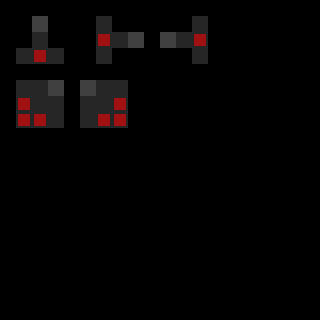

A 2D game scene composited from a Tiled map and its tileset images. What follows is a short description and the map's XML, with every tile layer's data as written:
An orthogonal 20x20 tile map with 16x16 px tiles, 3 tile layers (regions, input_set, output_temp_blocker).

<map version="1.0" orientation="orthogonal" renderorder="right-down" width="20" height="20" tilewidth="16" tileheight="16" nextobjectid="6">
 <properties>
  <property name="NoOverlappingRules" value="true" />
 </properties>
 <tileset firstgid="1" name="ruleset" tilewidth="16" tileheight="16" tilecount="60" columns="10">
  <image source="../tilesets/ruleset.png" width="160" height="96" />
 </tileset>
 <layer name="regions" width="20" height="20">
  <data encoding="csv">
0,0,0,0,0,0,0,0,0,0,0,0,0,0,0,0,0,0,0,0,
0,0,1,0,0,0,1,0,0,0,0,0,1,0,0,0,0,0,0,0,
0,0,1,0,0,0,1,1,1,0,1,1,1,0,0,0,0,0,0,0,
0,1,1,1,0,0,1,0,0,0,0,0,1,0,0,0,0,0,0,0,
0,0,0,0,0,0,0,0,0,0,0,0,0,0,0,0,0,0,0,0,
0,1,1,1,0,1,1,1,0,0,0,0,0,0,0,0,0,0,0,0,
0,1,1,1,0,1,1,1,0,0,0,0,0,0,0,0,0,0,0,0,
0,1,1,1,0,1,1,1,0,0,0,0,0,0,0,0,0,0,0,0,
0,0,0,0,0,0,0,0,0,0,0,0,0,0,0,0,0,0,0,0,
0,0,0,0,0,0,0,0,0,0,0,0,0,0,0,0,0,0,0,0,
0,0,0,0,0,0,0,0,0,0,0,0,0,0,0,0,0,0,0,0,
0,0,0,0,0,0,0,0,0,0,0,0,0,0,0,0,0,0,0,0,
0,0,0,0,0,0,0,0,0,0,0,0,0,0,0,0,0,0,0,0,
0,0,0,0,0,0,0,0,0,0,0,0,0,0,0,0,0,0,0,0,
0,0,0,0,0,0,0,0,0,0,0,0,0,0,0,0,0,0,0,0,
0,0,0,0,0,0,0,0,0,0,0,0,0,0,0,0,0,0,0,0,
0,0,0,0,0,0,0,0,0,0,0,0,0,0,0,0,0,0,0,0,
0,0,0,0,0,0,0,0,0,0,0,0,0,0,0,0,0,0,0,0,
0,0,0,0,0,0,0,0,0,0,0,0,0,0,0,0,0,0,0,0,
0,0,0,0,0,0,0,0,0,0,0,0,0,0,0,0,0,0,0,0
</data>
 </layer>
 <layer name="input_set" width="20" height="20">
  <data encoding="csv">
0,0,0,0,0,0,0,0,0,0,0,0,0,0,0,0,0,0,0,0,
0,0,4,0,0,0,12,0,0,0,0,0,12,0,0,0,0,0,0,0,
0,0,12,0,0,0,12,12,4,0,4,12,12,0,0,0,0,0,0,0,
0,12,12,12,0,0,12,0,0,0,0,0,12,0,0,0,0,0,0,0,
0,0,0,0,0,0,0,0,0,0,0,0,0,0,0,0,0,0,0,0,
0,12,12,4,0,4,12,12,0,0,0,0,0,0,0,0,0,0,0,0,
0,12,12,12,0,12,12,12,0,0,0,0,0,0,0,0,0,0,0,0,
0,12,12,12,0,12,12,12,0,0,0,0,0,0,0,0,0,0,0,0,
0,0,0,0,0,0,0,0,0,0,0,0,0,0,0,0,0,0,0,0,
0,0,0,0,0,0,0,0,0,0,0,0,0,0,0,0,0,0,0,0,
0,0,0,0,0,0,0,0,0,0,0,0,0,0,0,0,0,0,0,0,
0,0,0,0,0,0,0,0,0,0,0,0,0,0,0,0,0,0,0,0,
0,0,0,0,0,0,0,0,0,0,0,0,0,0,0,0,0,0,0,0,
0,0,0,0,0,0,0,0,0,0,0,0,0,0,0,0,0,0,0,0,
0,0,0,0,0,0,0,0,0,0,0,0,0,0,0,0,0,0,0,0,
0,0,0,0,0,0,0,0,0,0,0,0,0,0,0,0,0,0,0,0,
0,0,0,0,0,0,0,0,0,0,0,0,0,0,0,0,0,0,0,0,
0,0,0,0,0,0,0,0,0,0,0,0,0,0,0,0,0,0,0,0,
0,0,0,0,0,0,0,0,0,0,0,0,0,0,0,0,0,0,0,0,
0,0,0,0,0,0,0,0,0,0,0,0,0,0,0,0,0,0,0,0
</data>
 </layer>
 <layer name="output_temp_blocker" width="20" height="20">
  <data encoding="csv">
0,0,0,0,0,0,0,0,0,0,0,0,0,0,0,0,0,0,0,0,
0,0,0,0,0,0,0,0,0,0,0,0,0,0,0,0,0,0,0,0,
0,0,0,0,0,0,11,0,0,0,0,0,11,0,0,0,0,0,0,0,
0,0,11,0,0,0,0,0,0,0,0,0,0,0,0,0,0,0,0,0,
0,0,0,0,0,0,0,0,0,0,0,0,0,0,0,0,0,0,0,0,
0,0,0,0,0,0,0,0,0,0,0,0,0,0,0,0,0,0,0,0,
0,11,0,0,0,0,0,11,0,0,0,0,0,0,0,0,0,0,0,0,
0,11,11,0,0,0,11,11,0,0,0,0,0,0,0,0,0,0,0,0,
0,0,0,0,0,0,0,0,0,0,0,0,0,0,0,0,0,0,0,0,
0,0,0,0,0,0,0,0,0,0,0,0,0,0,0,0,0,0,0,0,
0,0,0,0,0,0,0,0,0,0,0,0,0,0,0,0,0,0,0,0,
0,0,0,0,0,0,0,0,0,0,0,0,0,0,0,0,0,0,0,0,
0,0,0,0,0,0,0,0,0,0,0,0,0,0,0,0,0,0,0,0,
0,0,0,0,0,0,0,0,0,0,0,0,0,0,0,0,0,0,0,0,
0,0,0,0,0,0,0,0,0,0,0,0,0,0,0,0,0,0,0,0,
0,0,0,0,0,0,0,0,0,0,0,0,0,0,0,0,0,0,0,0,
0,0,0,0,0,0,0,0,0,0,0,0,0,0,0,0,0,0,0,0,
0,0,0,0,0,0,0,0,0,0,0,0,0,0,0,0,0,0,0,0,
0,0,0,0,0,0,0,0,0,0,0,0,0,0,0,0,0,0,0,0,
0,0,0,0,0,0,0,0,0,0,0,0,0,0,0,0,0,0,0,0
</data>
 </layer>
</map>
